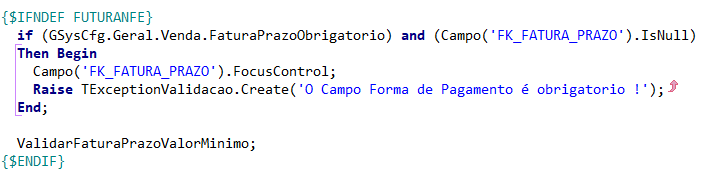
#> input picture python/ocr/imagens/Screenshot_1.png, 723 x 177 px; its folder holds only this picture in this run
$ python appimg.py
#> lines starting #> are read from the running program, lines starting #| are printed output that depends on the picture
import os
import glob
from PIL import Image

class AppImg:
  def __init__(self, imgPath, device):
#> called with imgPath = 'python/ocr/imagens/Screenshot_1.png', device = 'Nexus_10in'
    self.file_name = imgPath
    self.img_input = Image.open(self.file_name)
#> self.img_input is the input picture: PIL image 723x177 RGBA; mean R, G, B, A 243.8, 244.4, 248.1, 255
    self.new_width, self.new_height = self.devices(device)

  def redimensionar(self, new_width, new_height):
#> called with new_width = 1600, new_height = 2560
    self.img_output = self.img_input.resize((new_width, new_height))
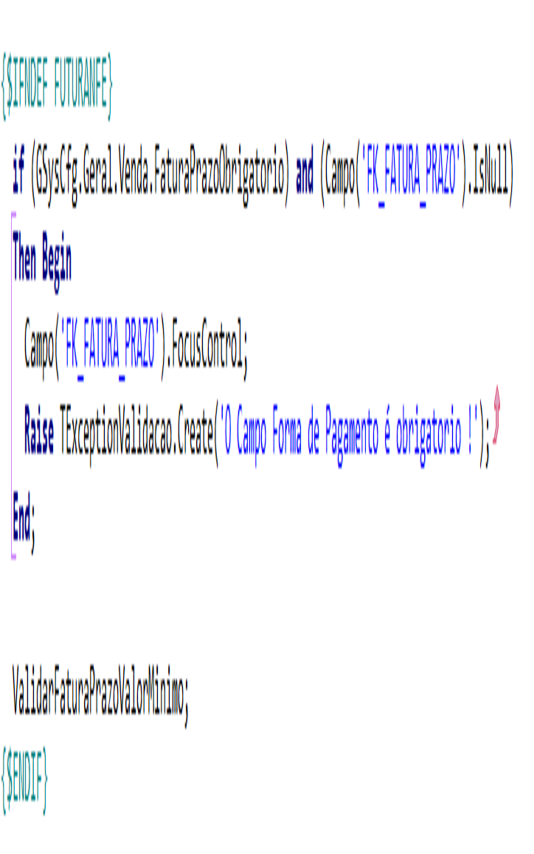
#> self.img_output: PIL image 1600x2560 RGBA (shown at 1/3 size); mean R, G, B, A 243.4, 244, 247.8, 255

  def salvar(self):
    self.redimensionar(self.new_width, self.new_height)
    filename, file_extension = os.path.splitext(self.file_name)
    self.img_output.save(f"{filename}_{self.new_width}x{self.new_height}{file_extension}")

  def devices(self, index):
    devices = {
      "iPhone_6_7in": (1290, 2796),
      "iPhone_6_5in": (1284, 2778),
      "iPhone_5_5in": (1242, 2208),
      "iPad_Pro_6th_gen_12_9in": (2732, 2048),
      "iPad_Pro_2nd_gen_12_9in": (2732, 2048),
      "Nexus_10in": (1600, 2560),
    }
    return devices[index]


def main():
  # folder_path = r"B:\_hads\_ios\7446 - Papelaria Capricho\iPhone11.images"
  folder_path = r"Z:\Backup\_tmp\_py\my_cmds\source\imagens"
  file_pattern = os.path.join(folder_path, "*.png")

  for file_name in glob.glob(file_pattern):
      img = AppImg(file_name, 'Nexus_10in')
      img.salvar()

if __name__ == "__main__":
  main()
